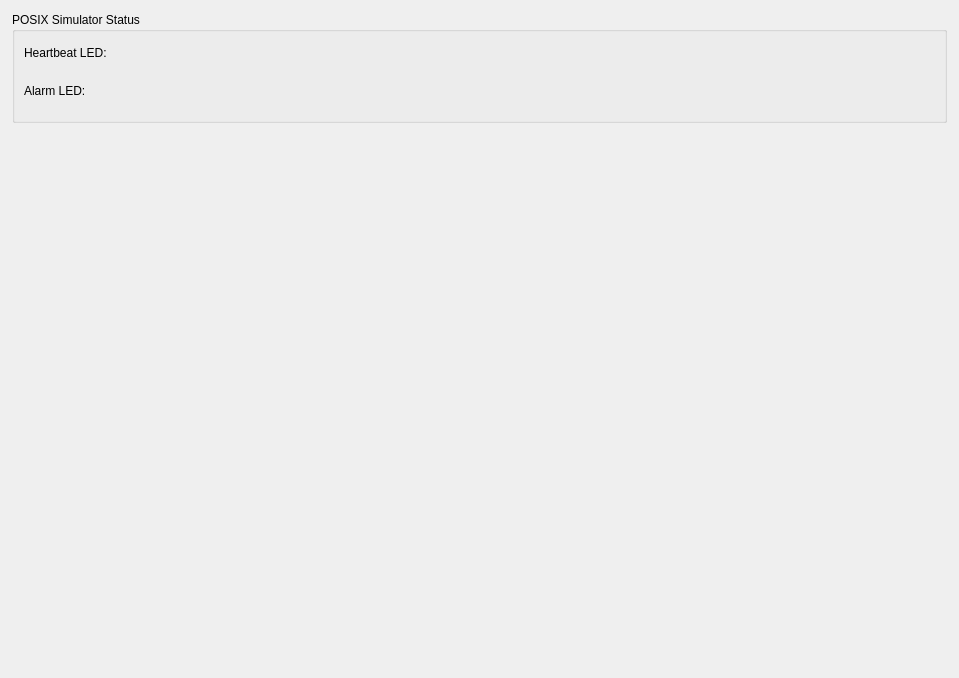
<?xml version="1.0" encoding="UTF-8"?>
<ui version="4.0">
 <class>SimulationConfiguration</class>
 <widget class="QWidget" name="SimulationConfiguration">
  <property name="geometry">
   <rect>
    <x>0</x>
    <y>0</y>
    <width>959</width>
    <height>678</height>
   </rect>
  </property>
  <property name="sizePolicy">
   <sizepolicy hsizetype="Expanding" vsizetype="Expanding">
    <horstretch>0</horstretch>
    <verstretch>0</verstretch>
   </sizepolicy>
  </property>
  <property name="font">
   <font>
    <weight>50</weight>
    <bold>false</bold>
    <kerning>true</kerning>
   </font>
  </property>
  <property name="windowTitle">
   <string>Form</string>
  </property>
  <layout class="QVBoxLayout" name="verticalLayout_2">
   <property name="leftMargin">
    <number>12</number>
   </property>
   <property name="topMargin">
    <number>12</number>
   </property>
   <property name="rightMargin">
    <number>12</number>
   </property>
   <property name="bottomMargin">
    <number>12</number>
   </property>
   <item>
    <widget class="QGroupBox" name="gbxSimulation">
     <property name="title">
      <string>POSIX Simulator Status</string>
     </property>
     <layout class="QFormLayout" name="formLayout">
      <property name="leftMargin">
       <number>9</number>
      </property>
      <property name="topMargin">
       <number>9</number>
      </property>
      <property name="rightMargin">
       <number>9</number>
      </property>
      <property name="bottomMargin">
       <number>9</number>
      </property>
      <item row="0" column="0">
       <widget class="QLabel" name="lblHeartbeatName">
        <property name="text">
         <string>Heartbeat LED:</string>
        </property>
       </widget>
      </item>
      <item row="1" column="0">
       <widget class="QLabel" name="lblAlarmName">
        <property name="text">
         <string>Alarm LED:</string>
        </property>
       </widget>
      </item>
      <item row="0" column="1">
       <widget class="QLabel" name="lblHeartbeatLed">
        <property name="minimumSize">
         <size>
          <width>32</width>
          <height>32</height>
         </size>
        </property>
        <property name="maximumSize">
         <size>
          <width>32</width>
          <height>32</height>
         </size>
        </property>
        <property name="text">
         <string/>
        </property>
        <property name="pixmap">
         <pixmap resource="droning.qrc">:/droning/images/led_heartbeat_off.png</pixmap>
        </property>
        <property name="scaledContents">
         <bool>true</bool>
        </property>
       </widget>
      </item>
      <item row="1" column="1">
       <widget class="QLabel" name="lblAlarmLed">
        <property name="minimumSize">
         <size>
          <width>32</width>
          <height>32</height>
         </size>
        </property>
        <property name="maximumSize">
         <size>
          <width>32</width>
          <height>32</height>
         </size>
        </property>
        <property name="text">
         <string/>
        </property>
        <property name="pixmap">
         <pixmap resource="droning.qrc">:/droning/images/led_alarm_off.png</pixmap>
        </property>
        <property name="scaledContents">
         <bool>true</bool>
        </property>
       </widget>
      </item>
     </layout>
    </widget>
   </item>
   <item>
    <spacer name="verticalSpacer_4">
     <property name="orientation">
      <enum>Qt::Vertical</enum>
     </property>
     <property name="sizeHint" stdset="0">
      <size>
       <width>20</width>
       <height>40</height>
      </size>
     </property>
    </spacer>
   </item>
  </layout>
 </widget>
 <resources>
  <include location="droning.qrc"/>
 </resources>
 <connections/>
</ui>
